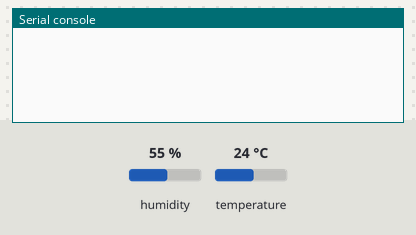
Bench run of a program on a simulated Raspberry Pi Pico running MicroPython. On the bench: the last lines printed to the serial console. Inputs (shaded band) come from the test bench; at power-on: humidity 55 %, temperature 24 °C.

Above: at 1.2 s.
1.3 s: humidity set to 22 %
At 4.5 s:
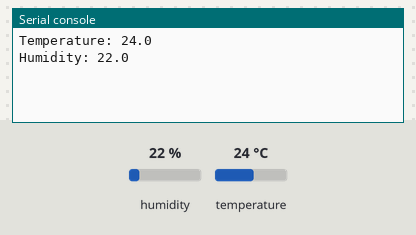
5.5 s: temperature set to 12 °C
At 8.4 s:
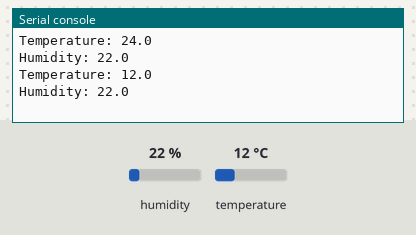
8.5 s: humidity set to 40 %
At 13.1 s:
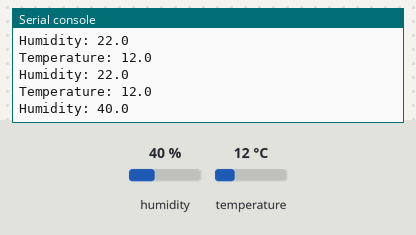

The program:

main.py
```python
from machine import Pin, I2C
import utime as time
from dht import DHT11, InvalidChecksum

# The GPIO number is 13 which is equal to the pin number 17
pin = Pin(13, Pin.OUT, Pin.PULL_DOWN)
sensor = DHT11(pin)

while True:
    time.sleep(2)
    try:
        t = (sensor.temperature)
        time.sleep(2)
        h = (sensor.humidity)
    except:
        print("An exception occurred")
        continue
    print("Temperature: {}".format(sensor.temperature))
    print("Humidity: {}".format(sensor.humidity))
```

Measured:
- after the input at 1.3 s, the serial console: prints a new line after 2.7 s (image 1)
- after the input at 5.5 s, the serial console: prints a new line after 2.5 s (image 2)
- after the input at 8.5 s, the serial console: prints a new line after 3.5 s (image 3)
